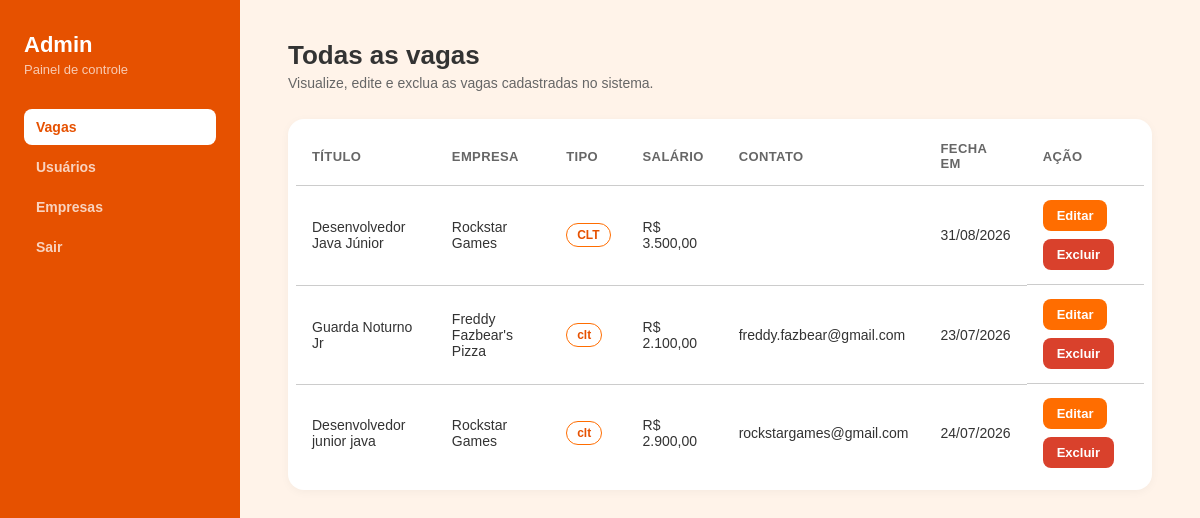
The app's page /pages/administrador.php (signed in) with its own data.
### tables this page shows
CREATE TABLE `vaga` (
  `id_vaga` int(11) NOT NULL,
  `id_empresa` int(11) DEFAULT NULL,
  `titulo` varchar(255) NOT NULL,
  `descricao` varchar(255) NOT NULL,
  `salario` decimal(10,2) NOT NULL,
  `fechamento_vaga` datetime NOT NULL,
  `tipo_vaga` varchar(255) NOT NULL,
  `contato` varchar(255) NOT NULL DEFAULT ''
);

CREATE TABLE `empresas` (
  `ID_empresa` int(11) NOT NULL,
  `nome` varchar(100) NOT NULL,
  `email` varchar(255) NOT NULL,
  `senha` varchar(255) NOT NULL,
  `endereco` varchar(255) NOT NULL,
  `telefone` varchar(20) NOT NULL,
  `logo` varchar(255) NOT NULL
);

### pages/administrador.php (the view, shortened to what this page needs)
<?php
require_once __DIR__ . '/../classes/Vaga.php';
$aba = $_GET["aba"] ?? "vagas";
if ($aba === "vagas") {
    $sql = "SELECT vaga.id_vaga, vaga.titulo, vaga.tipo_vaga, vaga.salario, vaga.contato,
                   vaga.fechamento_vaga, empresas.nome AS nome_empresa
            FROM vaga
            LEFT JOIN empresas ON empresas.ID_empresa = vaga.id_empresa
            ORDER BY vaga.id_vaga DESC";
    $dados = $conn->query($sql)->fetch_all(MYSQLI_ASSOC);
} elseif ($aba === "usuarios") {
    $sql = "SELECT ID_usuario AS id_usuario, nome, email FROM usuarios ORDER BY ID_usuario DESC";
    $dados = $conn->query($sql)->fetch_all(MYSQLI_ASSOC);
} elseif ($aba === "empresas") {
    $sql = "SELECT ID_empresa AS id_empresa, nome, email, telefone, endereco FROM empresas ORDER BY ID_empresa DESC";
    $dados = $conn->query($sql)->fetch_all(MYSQLI_ASSOC);
}
?>
<!DOCTYPE html>
<html lang="pt-br">
<head>
<link rel="stylesheet" href="../assets/css/base.css">
<link rel="stylesheet" href="../assets/css/appShell.css">
<link rel="stylesheet" href="../assets/css/tables.css">
</head>
<body>
<div class="app">
    <aside id="sidebar" class="sidebar">
        <h1>Admin</h1>
        <div class="subtitulo">Painel de controle</div>
        <nav>
            <a href="administrador.php?aba=vagas" class="<?= $aba === 'vagas' ? 'ativo' : '' ?>">
                Vagas
            </a>
            <a href="administrador.php?aba=usuarios" class="<?= $aba === 'usuarios' ? 'ativo' : '' ?>">
                Usuários
            </a>
            <a href="administrador.php?aba=empresas" class="<?= $aba === 'empresas' ? 'ativo' : '' ?>">
                Empresas
            </a>
            <a href="logout.php">
                Sair
            </a>
        </nav>
    </aside>
    <main class="conteudo">
        <?php if ($aba === "vagas"): ?>
            <h2>Todas as vagas</h2>
            <p class="subtitulo">Visualize, edite e exclua as vagas cadastradas no sistema.</p>
            <div class="tabela-wrapper">
                <table class="tabela">
                    <thead>
                        <tr>
                            <th>Título</th>
                            <th>Empresa</th>
                            <th>Tipo</th>
                            <th>Salário</th>
                            <th>Contato</th>
                            <th>Fecha em</th>
                            <th>Ação</th>
                        </tr>
                    </thead>
                    <tbody>
                        <?php if (empty($dados)): ?>
                            <tr><td colspan="7" class="vazio">Nenhuma vaga cadastrada.</td></tr>
                        <?php else: ?>
                            <?php foreach ($dados as $vaga): ?>
                                <tr>
                                    <td><?= htmlspecialchars($vaga['titulo']) ?></td>
                                    <td><?= htmlspecialchars($vaga['nome_empresa'] ?? '-') ?></td>
                                    <td><span class="tag"><?= htmlspecialchars($vaga['tipo_vaga']) ?></span></td>
                                    <td>R$ <?= number_format($vaga['salario'], 2, ',', '.') ?></td>
                                    <td><?= htmlspecialchars($vaga['contato']) ?></td>
                                    <td><?= $vaga['fechamento_vaga'] ? date('d/m/Y', strtotime($vaga['fechamento_vaga'])) : '-' ?></td>
                                    <td class="col-acoes">
                                        <a class="btn-editar"
                                           href="administrador.php?aba=vagas&editar=<?= $vaga['id_vaga'] ?>">
                                           Editar
                                        </a>
                                        <a class="btn-excluir"
                                           href="administrador.php?aba=vagas&excluir=1&id=<?= $vaga['id_vaga'] ?>"
                                           onclick="return confirm('Excluir esta vaga?');">
                                           Excluir
                                        </a>
                                    </td>
                                </tr>
                            <?php endforeach; ?>
                        <?php endif; ?>
                    </tbody>
                </table>
            </div>
        <?php endif; ?>
    </main>
</div>
</body>
</html>

### assets/css/base.css (style rules this page uses)
*, *::before, *::after { margin: 0; padding: 0; box-sizing: border-box; }
a { color: inherit; }
html, body { height: 100%; }
:root { --accent: #FF6D00; --accent-dark: #E65100; --danger: #d9412c; --bg: #FFF3E9; --card-bg: #FFFFFF; --sidebar-bg: #E65100; --sidebar-text: rgba(255, 255, 255, 0.75); --text-principal: #333333; --text-secundario: #666666; --text-hint: #999999; --borda: #cccccc; --sucesso-bg: #e6f4ea; --sucesso-texto: #1e7a34; --sucesso-borda: #b7e2c4; --erro-bg: #fdecea; --erro-texto: #b3261e; --erro-borda: #f3b6b0; --raio-sm: 8px; --raio-md: 12px; --raio-lg: 16px; --sombra-sm: 0 2px 10px rgba(0, 0, 0, .04); --fonte: Arial, Helvetica, sans-serif; }
body { font-family: var(--fonte); background: var(--bg); color: var(--text-principal); }

### assets/css/appShell.css (style rules this page uses)
.app { display: flex; min-height: 100vh; }
.sidebar { width: 240px; flex-shrink: 0; background-color: var(--sidebar-bg); color: var(--sidebar-text); padding: 32px 24px; position: sticky; top: 0; height: 100vh; }
.sidebar h1 { color: #ffffff; font-size: 22px; font-weight: 700; }
.sidebar .subtitulo { font-size: 13px; color: rgba(255, 255, 255, 0.7); margin-top: 4px; margin-bottom: 32px; }
.sidebar nav { display: flex; flex-direction: column; gap: 4px; }
.sidebar nav a { display: block; text-decoration: none; color: var(--sidebar-text); font-size: 14px; padding: 10px 12px; border-radius: var(--raio-sm); font-weight: 600; transition: background-color 0.15s ease, color 0.15s ease, opacity 0.15s ease; }
.sidebar nav a.ativo { background-color: #ffffff; color: var(--accent-dark); }
.conteudo { flex: 1; padding: 40px 48px; max-width: 1100px; }
.conteudo h2 { font-size: 26px; font-weight: 700; color: var(--text-principal); }
.subtitulo { font-size: 14px; color: var(--text-secundario); margin-top: 4px; margin-bottom: 28px; }

### assets/css/tables.css (style rules this page uses)
.tabela-wrapper { background: var(--card-bg); border-radius: var(--raio-lg); padding: 8px; overflow-x: auto; box-shadow: var(--sombra-sm); }
.tabela { width: 100%; border-collapse: collapse; min-width: 560px; }
.tabela th { text-align: left; font-size: 13px; text-transform: uppercase; letter-spacing: 0.03em; color: var(--text-secundario); padding: 14px 16px; border-bottom: 1px solid var(--borda); }
.tabela td { padding: 14px 16px; border-bottom: 1px solid var(--borda); font-size: 14px; }
.tabela tr:last-child td { border-bottom: none; }
.tag { display: inline-block; padding: 4px 10px; border: 1px solid var(--accent); color: var(--accent-dark); border-radius: 999px; font-size: 12px; font-weight: 700; }
.col-acoes { display: flex; gap: 8px; flex-wrap: wrap; }
.btn-excluir, .btn-editar { display: inline-block; padding: 8px 14px; color: #ffffff; text-decoration: none; border-radius: var(--raio-sm); font-size: 13px; font-weight: 700; transition: opacity 0.15s ease; border: none; cursor: pointer; }
.btn-excluir { background: var(--danger); }
.btn-editar { background: var(--accent); }

### records on screen
vaga: titulo "Desenvolvedor Java Júnior", id_empresa.nome "Rockstar Games", tipo_vaga "CLT", salario "3.500,00", fechamento_vaga "31/08/2026"
vaga: titulo "Guarda Noturno Jr", id_empresa.nome "Freddy Fazbear's Pizza", tipo_vaga "clt", salario "2.100,00", contato "freddy.fazbear@gmail.com", fechamento_vaga "23/07/2026"
vaga: titulo "Desenvolvedor junior java", id_empresa.nome "Rockstar Games", tipo_vaga "clt", salario "2.900,00", contato "rockstargames@gmail.com", fechamento_vaga "24/07/2026"
